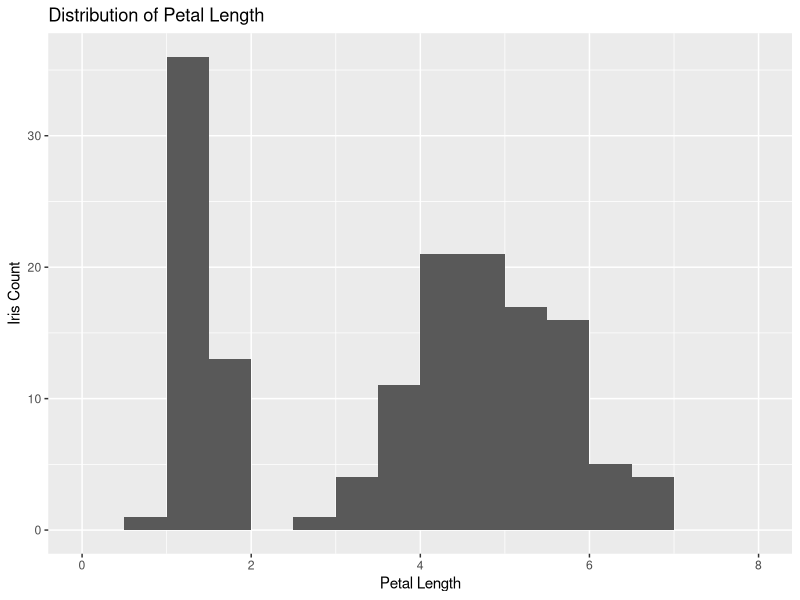
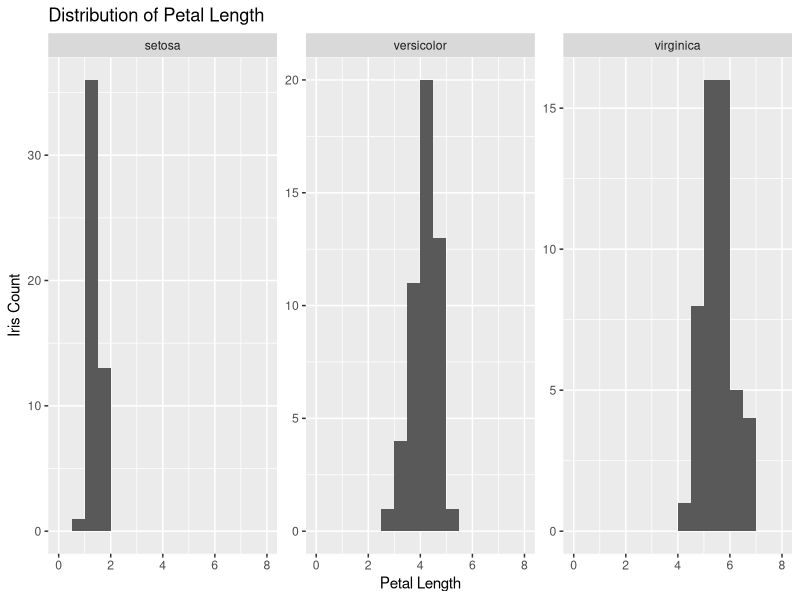

Source code (R) for these figures, in order:
library(tidyverse)
df=iris

#### a ####
#Draw the histogram of the distribution of the petal length of the iris flower
ggplot (data = df) +
  geom_histogram(mapping = aes(x=Petal.Length), breaks=seq(0,8,l=17)) +
  labs (title="Distribution of Petal Length", x="Petal Length", y = "Iris Count")

#Distribution
shapiro.test(df$Petal.Length) #p>0.05, normal distribution

#The iris flowers in the sample have a petal length <= 2cm
subdf = subset(df,df$Petal.Length <= 2)

#### b ####
#Draw individual histograms of the distribution of petal length for each plant species
ggplot (data = df) +
  geom_histogram(mapping = aes(x = Petal.Length), breaks=seq(0,8,l=17)) +
  labs (title="Distribution of Petal Length", x="Petal Length", y = "Iris Count")+
  facet_wrap(~Species,scales = "free")

#-------------------------分割线----------------------------
#the most striking difference between the three distributions
subdf1 = subset(df,df$Species == "setosa")
subdf1$Species = droplevels(subdf1$Species)
table(subdf1$Species)
subdf2 = subset(df,df$Species == "versicolor")
subdf2$Species = droplevels(subdf2$Species)
table(subdf2$Species)

